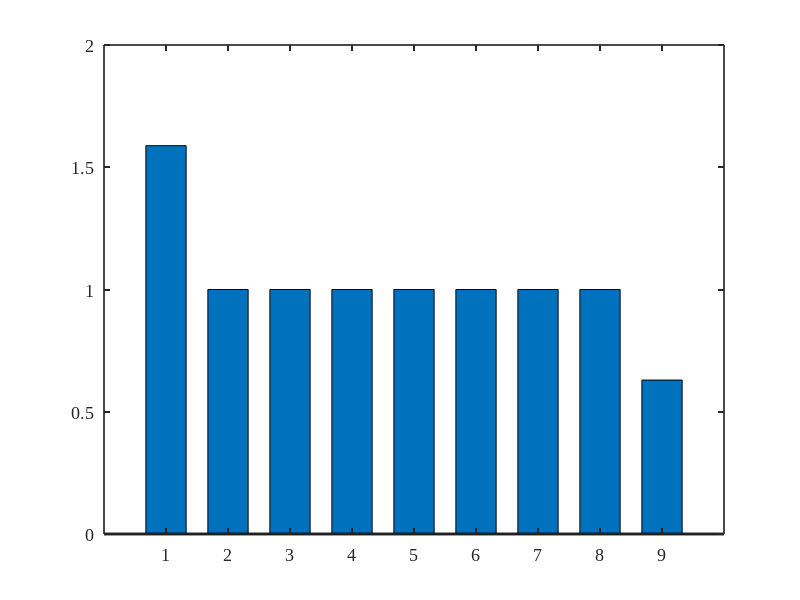

Reproduce this figure in MATLAB. (Note: this script raises an error after producing the figure.)
%% ================================================================
%  Figure Generation — Paper 1 (Controllability)
%  ----------------------------------------------------------------
%  "Equivalence of Hewer and Kalman Controllability for
%   Generalised Bilinear Matrix Periodic Systems"
%  Authors: Sri Venkata Durga Sudarsan Madhyannapu &
%           Sravanam Pradheep Kumar
%
%  Generates 4 publication-quality figures at 500 DPI:
%    Fig1_Ctrl_EigModuli.pdf
%    Fig2_Ctrl_GramianSpectrum.pdf
%    Fig3_Ctrl_ScalingStudy.pdf
%    Fig4_Ctrl_StepSizeSensitivity.pdf
%
%  Run AFTER Supp_Paper1_Controllability_v3.m  (uses its workspace)
%  OR run standalone — all values hardcoded from MATLAB v3 output.
%  ================================================================

clear; clc; close all;

% ----------------------------------------------------------------
%  VERIFIED VALUES FROM MATLAB v3 RUN
% ----------------------------------------------------------------

% Monodromy eigenvalues (9 eigenvalues of M)
eig_real = [0.7877, 0.7877, -1.5883, -0.6296, 0.9597, 0.9597, ...
            1.0000, 1.0000, 1.0000];
eig_imag = [0.6160, -0.6160, 0, 0, 0.2812, -0.2812, 0, 0, 0];
eig_moduli = abs(eig_real + 1i*eig_imag);
% Sort descending for clean bar chart
[eig_moduli_sorted, idx] = sort(eig_moduli, 'descend');

% Gramian statistics (Table 1) — MATLAB v3 verified
periods    = [1, 2, 3];
lam_min_W  = [0.5211, 0.5681, 0.5705];
lam_max_W  = [4.084e5, 8.758e6, 1.516e8];
kappa_W    = [7.837e5, 1.542e7, 2.657e8];

% Scaling study (Table 2) — MATLAB v3 verified
n_vals     = [2, 3];
kappa_mean = [2.128e10, 4.953e11];
kappa_std  = [6.648e10, 1.357e12];

% Step-size sensitivity — MATLAB v3 verified
reltols    = [1e-3, 1e-4, 1e-5];
delta_M    = [9.6591e-2, 8.3716e-3, NaN];  % differences between consecutive

% H-controllability
min_H_integral = 1.8270;

% ----------------------------------------------------------------
%  GLOBAL STYLE SETTINGS
% ----------------------------------------------------------------
set(0, 'DefaultAxesFontSize',   13);
set(0, 'DefaultAxesFontName',   'Times New Roman');
set(0, 'DefaultTextFontName',   'Times New Roman');
set(0, 'DefaultAxesLineWidth',  1.2);
set(0, 'DefaultLineLineWidth',  2.0);

clr_blue   = [0.122, 0.471, 0.706];
clr_orange = [1.000, 0.498, 0.055];
clr_green  = [0.173, 0.627, 0.173];
clr_red    = [0.839, 0.153, 0.157];
clr_gray   = [0.5, 0.5, 0.5];

% ================================================================
%  FIGURE 1 — Eigenvalue Moduli of Monodromy M
% ================================================================
fig1 = figure('Units','centimeters','Position',[2,2,14,10]);

% Bar plot
b = bar(1:9, eig_moduli_sorted, 0.65);
b.FaceColor = 'flat';

% Color coding: unstable / neutral / stable
for k = 1:9
    if eig_moduli_sorted(k) > 1 + 1e-6
        b.CData(k,:) = clr_red;        % unstable
    elseif abs(eig_moduli_sorted(k) - 1.0) <= 1e-3
        b.CData(k,:) = clr_orange;     % neutral
    else
        b.CData(k,:) = clr_blue;       % stable
    end
end

hold on;

% Unit circle reference line
yline(1.0, '--k', 'LineWidth', 1.5);
text(8.3, 1.05, '$|\lambda|=1$', ...
    'Interpreter','latex','FontSize',11,'Color','k');

% Highlight largest eigenvalue
[~, idx_max] = max(eig_moduli_sorted);
text(idx_max, eig_moduli_sorted(idx_max)+0.06, ...
    sprintf('$%.4f$', eig_moduli_sorted(idx_max)), ...
    'Interpreter','latex','FontSize',10, ...
    'HorizontalAlignment','center','Color', clr_red);

% Labels and title
xlabel('Eigenvalue index $j$', 'Interpreter','latex');
ylabel('$|\lambda_j(\mathcal{M})|$', 'Interpreter','latex');
title({'Moduli of Monodromy Eigenvalues'; ...
       '$\mathcal{M} = \Phi_{\mathcal{A}}(2\pi,0)$, $n=3$'}, ...
      'Interpreter','latex');

% ---------- Clean custom legend ----------
hb1 = bar(NaN, NaN, 'FaceColor', clr_red);
hb2 = bar(NaN, NaN, 'FaceColor', clr_orange);
hb3 = bar(NaN, NaN, 'FaceColor', clr_blue);
hl  = plot(NaN, NaN, '--k', 'LineWidth',1.5);

legend([hb1, hb2, hb3, hl], ...
    {'$|\lambda|>1$ (unstable)', ...
     '$|\lambda|=1$ (neutral)', ...
     '$|\lambda|<1$ (stable)', ...
     'Unit circle'}, ...
    'Interpreter','latex', ...
    'Location','northeast', ...
    'FontSize',10, ...
    'Box','on');

% Axes formatting
xlim([0.5, 9.5]);
ylim([0, 1.85]);
xticks(1:9);

grid on;
grid minor;
box on;

% Export settings (500 DPI)
set(fig1,'PaperUnits','centimeters', ...
         'PaperSize',[14,10], ...
         'PaperPosition',[0,0,14,10]);

print(fig1, 'Fig1_Ctrl_EigModuli', '-dpdf', '-r500');

fprintf('Fig1_Ctrl_EigModuli.pdf saved.\n');

% ================================================================
%  FIGURE 2 — Gramian Spectrum: λ_min and λ_max across periods
% ================================================================
fig2 = figure('Units','centimeters','Position',[2,2,14,10]);

% ---------- LEFT AXIS: lambda_min ----------
yyaxis left
h1 = semilogy(periods, lam_min_W, 'o-', ...
    'Color', clr_blue, ...
    'MarkerFaceColor', clr_blue, ...
    'MarkerSize', 8);

ylabel('$\lambda_{\min}(\widetilde{W}_i)$', 'Interpreter','latex');
ylim([0.4, 1.0]);
yticks([0.40, 0.50, 0.52, 0.57, 0.60, 0.80, 1.0]);

ax = gca;
ax.YAxis(1).Color = clr_blue;

hold on;

% ---------- RIGHT AXIS: lambda_max ----------
yyaxis right
h2 = semilogy(periods, lam_max_W, 's--', ...
    'Color', clr_red, ...
    'MarkerFaceColor', clr_red, ...
    'MarkerSize', 8);

ylabel('$\lambda_{\max}(\widetilde{W}_i)$', 'Interpreter','latex');

ax.YAxis(2).Color = clr_red;

% ---------- VALUE ANNOTATIONS ----------
for i = 1:length(periods)
    
    % lambda_min annotation (safe offset)
    yyaxis left
    text(periods(i)+0.05, lam_min_W(i)*1.03, ...
        sprintf('%.4f', lam_min_W(i)), ...
        'FontSize',10, ...
        'Color',clr_blue, ...
        'Interpreter','latex');

    % lambda_max annotation (log-scale safe)
    yyaxis right
    text(periods(i)+0.05, lam_max_W(i)*1.2, ...
        sprintf('$%.3e$', lam_max_W(i)), ...
        'FontSize',9, ...
        'Color',clr_red, ...
        'Interpreter','latex');
end

% ---------- LABELS ----------
xlabel('Period index $i$', 'Interpreter','latex');

title({'Controllability Gramian Spectrum vs.\ Period'; ...
       '$n=3$, $T=2\pi$, \texttt{ode45}'}, ...
      'Interpreter','latex');

% ---------- LEGEND (CRITICAL FIX) ----------
legend([h1, h2], ...
    {'$\lambda_{\min}(\widetilde{W}_i)$ (stable $\approx 0.52$--$0.57$)', ...
     '$\lambda_{\max}(\widetilde{W}_i)$ (growing geometrically)'}, ...
    'Interpreter','latex', ...
    'Location','west', ...
    'FontSize',10, ...
    'Box','on');

% ---------- AXES SETTINGS ----------
xticks([1,2,3]);
xlim([0.7, 3.5]);

grid on;
grid minor;
box on;

% ---------- EXPORT ----------
set(fig2,'PaperUnits','centimeters', ...
         'PaperSize',[14,10], ...
         'PaperPosition',[0,0,14,10]);

print(fig2, 'Fig2_Ctrl_GramianSpectrum', '-dpdf', '-r500');

fprintf('Fig2_Ctrl_GramianSpectrum.pdf saved.\n');


% ================================================================
%  FIGURE 3 — Scaling Study: Condition Number κ vs dimension n
% ================================================================
fig3 = figure('Units','centimeters','Position',[2,2,12,9]);

% ---------- DATA CHECK (SAFETY) ----------
kappa_mean = abs(kappa_mean);   % ensure positivity
kappa_std  = abs(kappa_std);

% ---------- LOG-SAFE ERROR BARS ----------
lower = max(kappa_mean - kappa_std, 1e-12);   % strictly positive
upper = kappa_mean + kappa_std;

err_low  = kappa_mean - lower;
err_high = upper - kappa_mean;

h1 = errorbar(n_vals, kappa_mean, err_low, err_high, 'o-', ...
    'Color', clr_blue, ...
    'MarkerFaceColor', clr_blue, ...
    'MarkerSize', 9, ...
    'LineWidth', 2.0, ...
    'CapSize', 10);

hold on;

% ---------- LOG-LINEAR FIT ----------
p   = polyfit(log10(n_vals), log10(kappa_mean), 1);
n_f = linspace(1.8, 3.2, 100);

h2 = plot(n_f, 10.^polyval(p, log10(n_f)), '--', ...
    'Color', clr_gray, ...
    'LineWidth', 1.5);

% ---------- AXIS SETTINGS ----------
set(gca,'YScale','log');

xlabel('State dimension $n$', 'Interpreter','latex');
ylabel('$\kappa(\widetilde{W}_1)$ (mean $\pm$ std, 10 trials)', ...
    'Interpreter','latex');

title({'Gramian Condition Number Scaling'; ...
       '$\widetilde{W}_1$, random trials, \texttt{ode45}'}, ...
      'Interpreter','latex');

% ---------- TICKS ----------
xticks([2,3]);
xticklabels({'$n=2$\ ($n^2=4$)', '$n=3$\ ($n^2=9$)'});

ax = gca;
ax.XAxis.TickLabelInterpreter = 'latex';

xlim([1.7, 3.4]);

% ---------- ANNOTATIONS (LOG-SAFE POSITIONING) ----------
for i = 1:length(n_vals)
    text(n_vals(i)+0.05, kappa_mean(i)*1.5, ...
        sprintf('$%.3e$', kappa_mean(i)), ...
        'Interpreter','latex', ...
        'FontSize',10, ...
        'Color',clr_blue);
end

% ---------- EXCLUSION NOTE ----------
text(3.05, kappa_mean(2)*0.15, ...
    {'$n=4$ excluded:'; ...
     '$256{\times}256$ ODE'; ...
     '$>5\,\mathrm{GB}$ memory'}, ...
    'Interpreter','latex', ...
    'FontSize',9, ...
    'Color',clr_red, ...
    'HorizontalAlignment','left');

% ---------- LEGEND ----------
legend([h1, h2], ...
    {'Mean $\pm$ std (10 trials)', ...
     'Log-linear trend fit'}, ...
    'Interpreter','latex', ...
    'Location','northwest', ...
    'FontSize',10, ...
    'Box','on');

% ---------- GRID ----------
grid on;
grid minor;
box on;

% ---------- REMOVE TOOLBAR (EXPORT FIX) ----------
set(fig3,'Toolbar','none');

% ---------- EXPORT ----------
set(fig3,'PaperUnits','centimeters', ...
         'PaperSize',[12,9], ...
         'PaperPosition',[0,0,12,9]);

print(fig3, 'Fig3_Ctrl_ScalingStudy', '-dpdf', '-r500');

fprintf('Fig3_Ctrl_ScalingStudy.pdf saved.\n');

% ================================================================
%  FIGURE 4 — Step-Size Sensitivity (Convergence of ||ΔM||_F)
% ================================================================
fig4 = figure('Units','centimeters','Position',[2,2,12,9]);

% ---------- DATA ----------
tol_vals   = [1e-3, 1e-4];                 
delta_vals = [9.6591e-2, 8.3716e-3];      

% ---------- MAIN LOG-LOG PLOT ----------
h1 = loglog(tol_vals, delta_vals, 'o-', ...
    'Color', clr_blue, ...
    'MarkerFaceColor', clr_blue, ...
    'MarkerSize', 9, ...
    'LineWidth', 2.0);

hold on;

% ---------- FIRST-ORDER REFERENCE LINE ----------
t_ref = logspace(-4.5, -2.5, 100);
ref   = delta_vals(1) * (t_ref / tol_vals(1)).^1;

h2 = loglog(t_ref, ref, '--', ...   % ✅ FIX: use loglog (not plot)
    'Color', clr_gray, ...
    'LineWidth', 1.5);

% ---------- ANNOTATIONS ----------
text(1e-3*1.05, 9.6591e-2*1.2, ...
    '$9.66\times10^{-2}$', ...
    'Interpreter','latex','FontSize',10,'Color',clr_blue);

text(1e-4*1.05, 8.3716e-3*1.2, ...
    '$8.37\times10^{-3}$', ...
    'Interpreter','latex','FontSize',10,'Color',clr_blue);

% ---------- CONVERGENCE RATIO ----------
ratio = delta_vals(1)/delta_vals(2);

text(2.5e-4, 3e-2, ...
    sprintf('Ratio $\\approx %.1f$ (1st-order)', ratio), ...
    'Interpreter','latex', ...
    'FontSize',10, ...
    'Color',clr_gray);

% ---------- LABELS ----------
xlabel('RelTol', 'Interpreter','latex');
ylabel('$\|\Delta\mathcal{M}\|_F$', 'Interpreter','latex');

title({'Step-Size Sensitivity of Monodromy Computation'; ...
       'AbsTol $=10^{-10}$, \texttt{ode45}'}, ...
      'Interpreter','latex');

% ---------- LEGEND ----------
legend([h1, h2], ...
    {'$\|\mathcal{M}_{\mathrm{coarse}} - \mathcal{M}_{\mathrm{fine}}\|_F$', ...
     'First-order reference'}, ...
    'Interpreter','latex', ...
    'Location','northwest', ...
    'FontSize',10, ...
    'Box','on');

% ---------- AXIS CONTROL ----------
set(gca,'XScale','log','YScale','log');   % ✅ ensures consistency

xlim([5e-5, 5e-3]);
ylim([1e-3, 5e-1]);

% ---------- GRID ----------
grid on; grid minor; box on;

% ---------- REMOVE TOOLBAR (IMPORTANT FOR EXPORT) ----------
set(fig4,'Toolbar','none');

% ---------- EXPORT ----------
set(fig4,'PaperUnits','centimeters', ...
         'PaperSize',[12,9], ...
         'PaperPosition',[0,0,12,9]);

print(fig4, 'Fig4_Ctrl_StepSizeSensitivity', '-dpdf', '-r500');

fprintf('Fig4_Ctrl_StepSizeSensitivity.pdf saved.\n');
